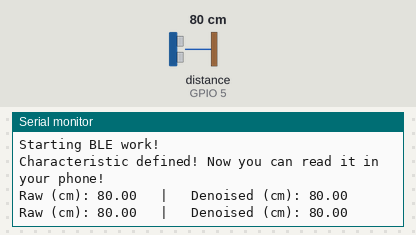
Simulated run of this program. Board: Seeed XIAO ESP32-C3. Shown: the last lines printed to the serial monitor. Wiring (inferred from the names in the program): ultrasonic range finder: trigger GPIO 4; echo GPIO 5. The inputs (shaded band) are chosen by the test bench; at power-on: distance to the obstacle (sensor on GPIO 5) 80 cm. The echo pulse lasts 58.3 µs per cm; nothing arrives over Bluetooth unless stated; a phone connects over Bluetooth LE 3 s after start.

Above: at 1.8 s.
1.9 s: distance to the obstacle (sensor on GPIO 5) set to 2 cm
At 5.4 s:
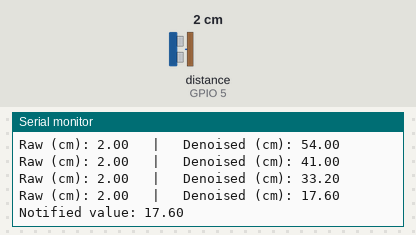
6.0 s: distance to the obstacle (sensor on GPIO 5) set to 4 cm
At 6.8 s:
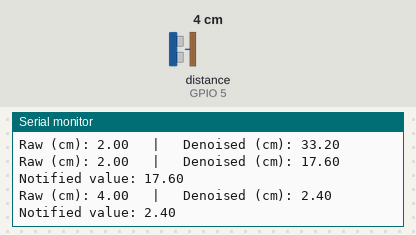
Timing chart, 0 to 9.0 s (numbered marks = the images above; inputs shaded):
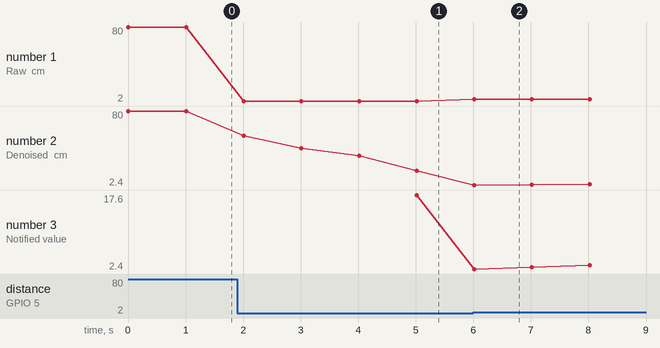

The program:

main.cpp
```cpp
#include <Arduino.h>
#include <BLEDevice.h>
#include <BLEServer.h>
#include <BLEUtils.h>
#include <BLE2902.h>
#include <stdlib.h>

BLEServer* pServer = NULL;
BLECharacteristic* pCharacteristic = NULL;
bool deviceConnected = false;
bool oldDeviceConnected = false;
unsigned long previousMillis = 0;
const long interval = 1000;

// TODO: add new global variables for your sensor readings and processed data
const int TRIG_PIN = D2;  // output pin
const int ECHO_PIN = D3;  // input pin

float rawDistanceCm = 0.0f;
float denoisedDistanceCm = 0.0f;

const int MA_WINDOW = 5;                 // moving average window size
float maBuffer[MA_WINDOW] = {0};
int maIndex = 0;
bool maFilled = false;

// TODO: Change the UUID to your own (any specific one works, but make sure they're different from others'). You can generate one here: https://www.uuidgenerator.net/
#define SERVICE_UUID        "89c6a56a-3c49-403e-9694-3045df60eb85"
#define CHARACTERISTIC_UUID "0b23ea84-8a96-45e5-b941-9f3cb7bbe557"

class MyServerCallbacks : public BLEServerCallbacks {
    void onConnect(BLEServer* pServer) {
        deviceConnected = true;
    };

    void onDisconnect(BLEServer* pServer) {
        deviceConnected = false;
    }
};

// TODO: add DSP algorithm functions here
float readDistanceCM() {
    // Send a 10us HIGH pulse to trigger the sensor
    digitalWrite(TRIG_PIN, HIGH);
    delayMicroseconds(10);
    digitalWrite(TRIG_PIN, LOW);

    // Read the duration of the ECHO pin being HIGH
    unsigned long duration = pulseIn(ECHO_PIN, HIGH, 30000); // timeout after 30ms

    // Calculate distance in cm
    if (duration == 0) {
        return -1.0f; // indicate invalid reading
    }
    float distanceCm = duration / 58; // Speed of sound is ~343 m/s or 0.0343 cm/us
    return distanceCm;
}

float movingAverage(float newValue) {
    maBuffer[maIndex] = newValue;
    maIndex++;

    if (maIndex >= MA_WINDOW) {
    maIndex = 0;
    maFilled = true;
    }

    int count = maFilled ? MA_WINDOW : maIndex;
    if (count == 0) return newValue;

    float sum = 0;
    for (int i = 0; i < count; i++) {
    sum += maBuffer[i];
    }
    return sum / count;
}

void setup() {
    Serial.begin(115200);
    Serial.println("Starting BLE work!");

    // TODO: add codes for handling your sensor setup (pinMode, etc.)
    pinMode(TRIG_PIN, OUTPUT);
    pinMode(ECHO_PIN, INPUT);
    digitalWrite(TRIG_PIN, LOW);

    // TODO: name your device to avoid conflictions
    BLEDevice::init("XIAO_ESP32S3_Eric_Server");
    pServer = BLEDevice::createServer();
    pServer->setCallbacks(new MyServerCallbacks());
    BLEService *pService = pServer->createService(SERVICE_UUID);
    pCharacteristic = pService->createCharacteristic(
        CHARACTERISTIC_UUID,
        BLECharacteristic::PROPERTY_READ |
        BLECharacteristic::PROPERTY_WRITE |
        BLECharacteristic::PROPERTY_NOTIFY
    );
    pCharacteristic->addDescriptor(new BLE2902());
    pCharacteristic->setValue("Hello World");
    pService->start();
    // BLEAdvertising *pAdvertising = pServer->getAdvertising();  // this still is working for backward compatibility
    BLEAdvertising *pAdvertising = BLEDevice::getAdvertising();
    pAdvertising->addServiceUUID(SERVICE_UUID);
    pAdvertising->setScanResponse(true);
    pAdvertising->setMinPreferred(0x06);  // functions that help with iPhone connections issue
    pAdvertising->setMinPreferred(0x12);
    BLEDevice::startAdvertising();
    Serial.println("Characteristic defined! Now you can read it in your phone!");
}

void loop() {
    // TODO: add codes for handling your sensor readings (analogRead, etc.)
    rawDistanceCm = readDistanceCM();

    // TODO: use your defined DSP algorithm to process the readings
    if (rawDistanceCm >= 0.0f) {
        denoisedDistanceCm = movingAverage(rawDistanceCm);
    } else {
        denoisedDistanceCm = -1.0f; // invalid reading
    }

    Serial.print("Raw (cm): ");
    Serial.print(rawDistanceCm, 2);
    Serial.print("   |   Denoised (cm): ");
    Serial.println(denoisedDistanceCm, 2);

    if (deviceConnected && denoisedDistanceCm < 30.0f && denoisedDistanceCm >= 0.0f) {
        // Send new readings to database
        // TODO: change the following code to send your own readings and processed data
        unsigned long currentMillis = millis();
        if (currentMillis - previousMillis >= interval) {
        previousMillis = currentMillis;
        char notifyString[64];
        snprintf(notifyString, sizeof(notifyString), "%.2f", denoisedDistanceCm);
        pCharacteristic->setValue(notifyString);
        pCharacteristic->notify();
        Serial.print("Notified value: ");
        Serial.println(notifyString);
        }
    }
    // disconnecting
    if (!deviceConnected && oldDeviceConnected) {
        delay(500);  // give the bluetooth stack the chance to get things ready
        pServer->startAdvertising();  // advertise again
        Serial.println("Start advertising");
        oldDeviceConnected = deviceConnected;
    }
    // connecting
    if (deviceConnected && !oldDeviceConnected) {
        // do stuff here on connecting
        oldDeviceConnected = deviceConnected;
    }
    delay(1000);
}
```

Measured:
- after the input at 1.9 s, the serial monitor: prints a new line after 0.11 s (image 1)
- after the input at 6.0 s, the serial monitor: prints a new line at once (image 2)
- plotted number 1: 80 → 2 after the input at 1.9 s, 2 → 4 after the input at 6.0 s
- plotted number 2: 80 → 17.6 after the input at 1.9 s, 17.6 → 4 after the input at 6.0 s
- plotted number 3: 17.6 → 4 after the input at 6.0 s
